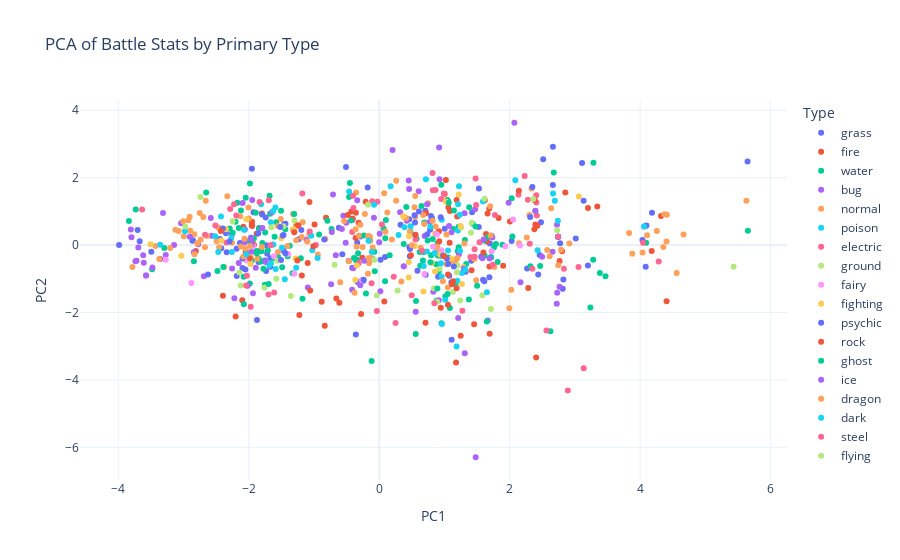

Write notebook code for a chart like this one.
### Code cell
# Create interactive scatter plot for Battle Stats PCA colored by type1
if 'type1' in pokemon_clean.columns:
    fig = px.scatter(
        pokemon_clean, 
        x='battle_pc1', 
        y='battle_pc2',
        color='type1',
        hover_name='name' if 'name' in pokemon_clean.columns else None,
        title='PCA of Battle Stats by Primary Type',
        labels={'battle_pc1': 'PC1', 'battle_pc2': 'PC2'},
        template='plotly_white'
    )
    fig.update_layout(legend_title_text='Type')
    fig.show()

### Figure 1 — Plotly figure (JSON) as saved in the notebook; plotly's stock layout.template omitted (floating-point values rounded to 4 significant figures)
{"data": [{"hovertemplate": "<b>%{hovertext}</b><br><br>type1=grass<br>PC1=%{x}<br>PC2=%{y}<extra></extra>", "hovertext": ["Bulbasaur", "Ivysaur", "Venusaur", "Oddish", "Gloom", "Vileplume", "Bellsprout", "Weepinbell", "Victreebel", "Exeggcute", "Exeggutor", "Tangela", "Chikorita", "Bayleef", "Meganium", "Bellossom", "Hoppip", "Skiploom", "Jumpluff", "Sunkern", "Sunflora", "Treecko", "Grovyle", "Sceptile", "Seedot", "Nuzleaf", "Shiftry", "Shroomish", "Breloom", "Roselia", "Cacnea", "Cacturne", "Tropius", "Turtwig", "Grotle", "Torterra", "Budew", "Roserade", "Cherubi", "Cherrim", "Carnivine", "Snover", "Abomasnow", "Tangrowth", "Leafeon", "Shaymin", "Snivy", "Servine", "Serperior", "Pansage", "Simisage", "Cottonee", "Whimsicott", "Petilil", "Lilligant", "Maractus", "Foongus", "Amoonguss", "Ferroseed", "Ferrothorn", "Virizion", "Chespin", "Quilladin", "Chesnaught", "Skiddo", "Gogoat", "Rowlet", "Dartrix", "Decidueye", "Fomantis", "Lurantis", "Morelull", "Shiinotic", "Bounsweet", "Steenee", "Tsareena", "Tapu Bulu", "Kartana"], "legendgroup": "grass", "marker": {"color": "#636efa", "symbol": "circle"}, "mode": "markers", "name": "grass", "orientation": "v", "showlegend": true, "type": "scatter", "x": [-1.732, -0.3368, 3.199, -1.668, -0.4676, 1.069, -2.06, -0.6183, 1.004, -1.67, 1.712, 0.02133, -1.752, -0.3589, 1.564, 1.073, -2.862, -1.458, 0.4594, -3.987, 0.08897, -1.927, -0.434, 3.109, -3.357, -1.437, 0.81, -2.096, 0.462, -0.4116, -1.467, 0.78, 0.5864, -1.733, -0.3309, 1.592, -2.349, 1.424, -2.421, 0.3272, 0.4705, -1.464, 2.813, 1.689, 1.412, 2.662, -1.965, -0.2886, 1.526, -1.84, 1.046, -2.443, 0.7077, -2.338, 0.7934, 0.5512, -2.051, 0.7121, -1.873, 1.11, 2.48, -1.849, -0.4126, 1.611, -1.234, 1.722, -1.717, -0.09989, 1.696, -2.855, 0.9029, -2.183, -0.2428, -3.493, -2.256, 1.324, 2.267, 2.03], "xaxis": "x", "y": [-0.001251, 0.07042, -0.6052, -0.3922, -0.4677, -0.4459, 0.4634, 0.515, 0.4844, -0.6383, -0.3588, -0.4355, -0.46, -0.417, -0.3482, -0.9072, 0.1278, 0.6283, 0.7699, 0.005962, -0.3548, 0.9761, 1.466, 2.435, -0.4083, 0.6368, 0.7948, -0.6798, -0.05734, 0.7501, 0.2972, 0.4552, -0.7589, -0.7655, -1.093, -1.024, 0.3526, 0.9716, -0.09233, 0.6042, -0.3316, -0.1671, -1.293, -0.9566, -0.4646, 1.781, 0.2206, 0.256, 0.5356, 0.4988, 1.333, 0.1808, 1.022, -0.2131, 0.8663, 0.2985, -0.722, -0.8804, -2.222, -2.806, 0.6788, -0.5041, -0.6727, -1.07, 0.1751, 0.2808, -0.2597, -0.4127, 0.0471, 0.1442, -0.9389, -0.9172, -1.059, -0.1934, 0.3295, -0.787, -0.6949, 0.1194], "yaxis": "y"}, {"hovertemplate": "<b>%{hovertext}</b><br><br>type1=fire<br>PC1=%{x}<br>PC2=%{y}<extra></extra>", "hovertext": ["Charmander", "Charmeleon", "Charizard", "Vulpix", "Ninetales", "Growlithe", "Arcanine", "Ponyta", "Rapidash", "Magmar", "Flareon", "Moltres", "Cyndaquil", "Quilava", "Typhlosion", "Slugma", "Magcargo", "Magby", "Entei", "Ho-Oh", "Torchic", "Combusken", "Blaziken", "Numel", "Camerupt", "Torkoal", "Chimchar", "Monferno", "Infernape", "Magmortar", "Heatran", "Tepig", "Pignite", "Emboar", "Pansear", "Simisear", "Darumaka", "Darmanitan", "Heatmor", "Fennekin", "Braixen", "Delphox", "Fletchinder", "Talonflame", "Litleo", "Pyroar", "Volcanion", "Litten", "Torracat", "Incineroar", "Oricorio", "Turtonator"], "legendgroup": "fire", "marker": {"color": "#EF553B", "symbol": "circle"}, "mode": "markers", "name": "fire", "orientation": "v", "showlegend": true, "type": "scatter", "x": [-1.951, -0.4088, 3.343, -2.083, 1.196, -1.269, 2.004, -0.3579, 1.084, 1.06, 1.652, 2.424, -1.951, -0.4088, 1.661, -2.811, 0.07829, -1.069, 2.394, 4.177, -1.88, -0.3608, 3.2, -1.938, 2.284, 0.7095, -1.952, -0.4274, 1.619, 1.83, 2.803, -1.92, -0.1401, 1.638, -1.84, 1.046, -1.824, 1.9, 0.9152, -1.948, -0.315, 1.687, -0.8146, 1.004, -0.9906, 1.187, 2.765, -1.799, -0.2075, 1.69, 0.7175, 0.944], "xaxis": "x", "y": [0.6935, 0.7833, 1.144, 0.5418, 0.8479, 0.5834, 0.6972, 0.9586, 1.01, 1.115, 0.11, 0.5736, 0.6935, 0.7833, 0.9352, -0.1711, -1.674, 1.28, 0.6133, -0.1778, 0.3398, 0.2101, 1.103, 0.05686, -1.272, -2.304, 0.5942, 0.9949, 1.334, 0.8026, -0.1806, 0.007072, 0.1401, 0.3305, 0.4988, 1.333, -0.1676, -0.6104, 0.4132, 0.5659, 0.6629, 1.084, 0.8128, 1.516, 0.6092, 1.342, -0.4736, 0.9387, 1.284, -0.6317, 0.9527, -1.86], "yaxis": "y"}, {"hovertemplate": "<b>%{hovertext}</b><br><br>type1=water<br>PC1=%{x}<br>PC2=%{y}<extra></extra>", "hovertext": ["Squirtle", "Wartortle", "Blastoise", "Psyduck", "Golduck", "Poliwag", "Poliwhirl", "Poliwrath", "Tentacool", "Tentacruel", "Slowpoke", "Slowbro", "Seel", "Dewgong", "Shellder", "Cloyster", "Krabby", "Kingler", "Horsea", "Seadra", "Goldeen", "Seaking", "Staryu", "Starmie", "Magikarp", "Gyarados", "Lapras", "Vaporeon", "Totodile", "Croconaw", "Feraligatr", "Chinchou", "Lanturn", "Marill", "Azumarill", "Politoed", "Wooper", "Quagsire", "Slowking", "Qwilfish", "Corsola", "Remoraid", "Octillery", "Mantine", "Kingdra", "Suicune", "Mudkip", "Marshtomp", "Swampert", "Lotad", "Lombre", "Ludicolo", "Wingull", "Pelipper", "Carvanha", "Sharpedo", "Wailmer", "Wailord", "Barboach", "Whiscash", "Corphish", "Crawdaunt", "Feebas", "Milotic", "Clamperl", "Huntail", "Gorebyss", "Relicanth", "Luvdisc", "Kyogre", "Piplup", "Prinplup", "Empoleon", "Buizel", "Floatzel", "Shellos", "Gastrodon", "Finneon", "Lumineon", "Mantyke", "Palkia", "Phione", "Manaphy", "Oshawott", "Dewott", "Samurott", "Panpour", "Simipour", "Tympole", "Palpitoad", "Seismitoad", "Basculin", "Tirtouga", "Carracosta", "Ducklett", "Swanna", "Frillish", "Jellicent", "Alomomola", "Keldeo", "Froakie", "Frogadier", "Greninja", "Clauncher", "Clawitzer", "Popplio", "Brionne", "Primarina", "Wishiwashi", "Dewpider", "Araquanid", "Pyukumuku", "Bruxish", "Tapu Fini"], "legendgroup": "water", "marker": {"color": "#00cc96", "symbol": "circle"}, "mode": "markers", "name": "water", "orientation": "v", "showlegend": true, "type": "scatter", "x": [-1.815, -0.3544, 3.28, -1.748, 1.136, -2.175, -0.794, 1.334, -1.439, 1.432, -1.753, 2.625, -1.607, 0.7964, -2.077, 1.375, -1.774, 0.6297, -2.246, 0.06672, -1.79, 0.3762, -1.505, 1.38, -3.836, 3.468, 1.816, 1.671, -1.843, -0.3859, 1.617, -1.578, 0.5723, -2.84, -0.06811, 1.219, -3.48, 0.08995, 1.171, 0.09288, -0.2026, -2.119, 0.8986, 1.057, 1.789, 2.467, -1.88, -0.3396, 3.383, -3.294, -1.371, 0.8957, -2.652, 0.1608, -2.047, 2.031, -0.4331, 1.218, -2.292, 0.6814, -1.951, 0.6202, -3.732, 1.889, -1.329, 0.9155, 0.921, 0.8804, -1.672, 5.652, -1.802, -0.324, 1.715, -1.68, 0.9514, -1.58, 0.8743, -1.604, 0.4785, -1.201, 4.076, 0.8198, 2.743, -1.922, -0.2339, 1.608, -1.84, 1.046, -2.203, -0.7307, 1.314, 0.4155, -1.176, 1.083, -1.989, 0.648, -1.401, 0.941, 0.6708, 2.395, -1.892, -0.4615, 3.284, -1.552, 1.204, -1.707, -0.07377, 1.76, 3.237, -2.479, 0.5639, -0.1163, 0.6912, 2.317], "xaxis": "x", "y": [-0.4888, -0.4454, -0.4333, 0.3736, 0.4769, 1.258, 0.7218, -0.5595, 0.4691, 0.6321, -1.176, -2.557, -0.3873, -0.3012, -0.9417, -1.613, -0.7004, -0.6144, 0.3686, 0.4957, 0.06525, 0.03414, 1.022, 1.126, 0.7137, -0.9221, -0.5013, 0.2466, -0.412, -0.3798, -0.3126, 0.677, 0.1901, -0.4819, -0.7748, -0.06208, -0.7177, -1.069, -1.137, 0.2066, -1.433, 1.023, -0.3043, -0.364, 0.03018, -0.619, -0.1758, -0.442, -0.8244, -0.08861, -0.01981, 0.05909, 1.558, -0.302, 1.408, 1.387, 0.733, 0.5451, 0.4928, -0.204, -0.4535, -0.2063, 1.058, 0.009056, -0.8354, -0.7729, -0.5819, -1.652, 0.9317, 0.4264, -0.1826, -0.2391, -0.3633, 1.462, 1.793, -0.3688, -0.5662, 0.2518, 0.4016, -0.388, 0.5601, 0.178, 0.2468, 0.1982, 0.2832, 0.1375, 0.4988, 1.333, 0.6933, 0.4783, 0.1552, 1.133, -1.588, -1.869, 0.1165, 1.161, -0.3269, -0.3141, -0.4588, 1.016, 0.9605, 1.426, 2.446, -0.339, -0.1727, -0.1501, -0.1993, -0.0633, -1.854, -0.7691, -1.658, -3.436, 0.6743, -0.6289], "yaxis": "y"}, {"hovertemplate": "<b>%{hovertext}</b><br><br>type1=bug<br>PC1=%{x}<br>PC2=%{y}<extra></extra>", "hovertext": ["Caterpie", "Metapod", "Butterfree", "Weedle", "Kakuna", "Beedrill", "Paras", "Parasect", "Venonat", "Venomoth", "Scyther", "Pinsir", "Ledyba", "Ledian", "Spinarak", "Ariados", "Yanma", "Pineco", "Forretress", "Scizor", "Shuckle", "Heracross", "Wurmple", "Silcoon", "Beautifly", "Cascoon", "Dustox", "Surskit", "Masquerain", "Nincada", "Ninjask", "Shedinja", "Volbeat", "Illumise", "Kricketot", "Kricketune", "Burmy", "Wormadam", "Mothim", "Combee", "Vespiquen", "Yanmega", "Sewaddle", "Swadloon", "Leavanny", "Venipede", "Whirlipede", "Scolipede", "Dwebble", "Crustle", "Karrablast", "Escavalier", "Joltik", "Galvantula", "Shelmet", "Accelgor", "Durant", "Larvesta", "Volcarona", "Genesect", "Scatterbug", "Spewpa", "Vivillon", "Grubbin", "Charjabug", "Vikavolt", "Cutiefly", "Ribombee", "Wimpod", "Golisopod", "Buzzwole", "Pheromosa"], "legendgroup": "bug", "marker": {"color": "#ab63fa", "symbol": "circle"}, "mode": "markers", "name": "bug", "orientation": "v", "showlegend": true, "type": "scatter", "x": [-3.798, -3.608, -0.5045, -3.807, -3.618, 0.9251, -2.255, -0.2909, -1.958, 0.3209, 1.07, 2.657, -2.568, -0.5723, -2.842, -0.3971, -0.7076, -2.22, 0.5599, 2.729, 1.479, 2.764, -3.72, -3.574, -0.5502, -3.574, -0.6653, -2.582, 0.4228, -2.688, 0.2052, -3.144, 4.667e-05, 0.007159, -3.736, -0.7268, -3.272, 0.01791, -0.08086, -3.038, 0.8295, 1.308, -1.892, -0.7369, 1.108, -2.774, -1.094, 0.7751, -1.744, 0.9134, -1.853, 1.211, -1.791, 0.6054, -1.935, 0.9187, 0.6971, -1.114, 1.984, 2.726, -3.692, -3.475, -0.3369, -2.061, -0.4139, 1.222, -2.093, 0.4526, -3.314, 1.665, 2.166, 2.072], "xaxis": "x", "y": [0.2314, -0.5267, 0.665, 0.4603, -0.2977, 1.954, -0.693, -1.188, -0.2048, 0.9715, 0.5707, -0.1996, 0.2783, 0.4757, -0.2102, -0.6878, 1.505, -1.577, -1.977, -1.413, -6.293, -1.232, -0.4661, -0.8977, 0.8741, -0.8977, -0.299, 0.8032, 0.7248, -0.9229, 2.821, 0.004781, 0.08723, 0.3355, -0.4807, 0.3881, -0.2938, -1.365, 0.8132, 0.6509, -1.385, 0.9454, -0.6737, -1.16, 0.3827, 0.023, -1.261, 0.6827, -0.5032, -1.634, 0.3571, -2.159, 0.5067, 1.595, -1.429, 2.895, 0.2722, 0.1585, 1.255, 0.6041, -0.07236, -0.6603, 1.329, 0.1645, -1.327, -0.2688, 1.252, 1.915, 0.95, -2.235, -1.099, 3.63], "yaxis": "y"}, {"hovertemplate": "<b>%{hovertext}</b><br><br>type1=normal<br>PC1=%{x}<br>PC2=%{y}<extra></extra>", "hovertext": ["Pidgey", "Pidgeotto", "Pidgeot", "Rattata", "Raticate", "Spearow", "Fearow", "Jigglypuff", "Wigglytuff", "Meowth", "Persian", "Farfetch'd", "Doduo", "Dodrio", "Lickitung", "Chansey", "Kangaskhan", "Tauros", "Ditto", "Eevee", "Porygon", "Snorlax", "Sentret", "Furret", "Hoothoot", "Noctowl", "Igglybuff", "Aipom", "Girafarig", "Dunsparce", "Teddiursa", "Ursaring", "Porygon2", "Stantler", "Smeargle", "Miltank", "Blissey", "Zigzagoon", "Linoone", "Taillow", "Swellow", "Slakoth", "Vigoroth", "Slaking", "Whismur", "Loudred", "Exploud", "Azurill", "Skitty", "Delcatty", "Spinda", "Swablu", "Zangoose", "Castform", "Kecleon", "Starly", "Staravia", "Staraptor", "Bidoof", "Bibarel", "Ambipom", "Buneary", "Lopunny", "Glameow", "Purugly", "Happiny", "Chatot", "Munchlax", "Lickilicky", "Porygon-Z", "Regigigas", "Arceus", "Patrat", "Watchog", "Lillipup", "Herdier", "Stoutland", "Pidove", "Tranquill", "Unfezant", "Audino", "Minccino", "Cinccino", "Deerling", "Sawsbuck", "Bouffalant", "Rufflet", "Braviary", "Meloetta", "Bunnelby", "Diggersby", "Fletchling", "Furfrou", "Pikipek", "Trumbeak", "Toucannon", "Yungoos", "Gumshoos", "Stufful", "Bewear", "Oranguru", "Type: Null", "Silvally", "Komala", "Drampa"], "legendgroup": "normal", "marker": {"color": "#FFA15A", "symbol": "circle"}, "mode": "markers", "name": "normal", "orientation": "v", "showlegend": true, "type": "scatter", "x": [-2.897, -1.321, 2.335, -2.906, -0.2549, -2.751, 0.1248, -2.454, 0.1949, -2.328, 0.07521, -0.8264, -2.0, 0.5414, -0.5969, 0.6373, 2.574, 0.8622, -2.256, -1.642, -0.4641, 2.026, -3.37, -0.2881, -2.64, 0.4706, -3.431, -1.174, 0.3876, -0.1554, -1.552, 1.199, 1.459, 0.5522, -2.925, 0.8885, 2.142, -3.075, -0.219, -2.659, 0.2601, -2.377, 0.09683, 3.831, -2.995, -1.072, 1.031, -3.782, -2.736, -0.5379, -1.103, -1.87, 0.4134, -0.1415, 0.3392, -3.003, -1.509, 0.8199, -2.832, -0.3123, 0.7493, -1.32, 2.302, -2.004, 0.2601, -3.204, -0.3545, -0.3779, 1.487, 1.7, 3.879, 4.665, -2.788, -0.1681, -2.493, -0.9406, 1.145, -2.671, -1.186, 0.8647, 1.994, -2.131, 0.5518, -1.554, 0.6899, 1.052, -1.273, 1.305, 2.636, -3.122, -0.09999, -2.468, 0.6737, -2.697, -1.236, 0.9399, -2.835, -0.1178, -1.409, 1.168, 1.096, 1.765, 2.262, 0.8879, 1.032], "xaxis": "x", "y": [0.4245, 0.4582, 1.68, 0.8391, -0.05628, 0.952, 0.9693, -0.05951, 0.165, 1.453, 1.539, 0.1799, 0.79, 1.12, -1.104, -0.07568, -0.1417, 0.3369, 0.06789, 0.01455, -0.4774, -1.326, -0.4095, 0.6057, 0.2687, 0.4052, -0.02874, 0.6814, 0.8298, -0.5393, -0.2013, -0.3786, -0.4086, 0.8305, 0.7392, -0.1402, 0.0591, 0.4164, 0.9226, 1.319, 1.91, -0.6487, 0.397, 0.3575, 0.2619, 0.3307, 0.3172, -0.6489, 0.1584, 0.7156, 0.1092, -0.4032, 0.7954, 0.1436, -1.077, 0.7084, 0.7783, 0.7245, -0.2698, 0.2812, 1.24, 0.9252, 0.8934, 1.119, 1.315, -0.08359, 1.564, -1.412, -1.038, 1.154, -0.2558, 0.3156, 0.05477, 0.2675, 0.1124, -0.2775, -0.4425, -0.06254, 0.2383, 0.5516, -1.872, 0.8584, 1.454, 0.5674, 0.6299, -1.26, 0.1437, 0.04553, 1.093, 0.4592, -0.06858, 0.5215, 0.8944, 0.8354, 0.5708, -0.2309, 0.3194, -0.3818, -0.0241, -0.4807, -0.481, -0.6496, 0.2296, -0.04377, -0.5656], "yaxis": "y"}, {"hovertemplate": "<b>%{hovertext}</b><br><br>type1=poison<br>PC1=%{x}<br>PC2=%{y}<extra></extra>", "hovertext": ["Ekans", "Arbok", "Nidoran♀", "Nidorina", "Nidoqueen", "Nidoran♂", "Nidorino", "Nidoking", "Zubat", "Golbat", "Grimer", "Muk", "Koffing", "Weezing", "Crobat", "Gulpin", "Swalot", "Seviper", "Stunky", "Skuntank", "Skorupi", "Drapion", "Croagunk", "Toxicroak", "Trubbish", "Garbodor", "Skrelp", "Dragalge", "Mareanie", "Toxapex", "Salandit", "Salazzle"], "legendgroup": "poison", "marker": {"color": "#19d3f3", "symbol": "circle"}, "mode": "markers", "name": "poison", "orientation": "v", "showlegend": true, "type": "scatter", "x": [-2.268, 0.2967, -2.467, -1.025, 1.239, -2.514, -1.041, 1.206, -2.977, 0.3876, -1.587, 1.268, -1.447, 0.9566, 1.59, -1.994, 0.6828, 0.4817, -1.661, 0.7833, -1.66, 1.054, -2.072, 0.9583, -1.623, 0.7313, -1.684, 1.198, -1.983, 1.186, -1.81, 0.7159], "xaxis": "x", "y": [0.2187, 0.3016, -0.2043, -0.1527, -0.1693, 0.2658, 0.2785, 0.4365, 0.41, 0.5304, -0.7048, -0.8245, -1.015, -0.929, 1.292, -0.3597, -0.6229, 0.5589, 0.6769, 0.5459, -0.5397, -0.163, 0.454, 0.7555, 0.01683, -0.1889, -0.6011, -1.057, -0.3626, -3.007, 1.211, 1.953], "yaxis": "y"}, {"hovertemplate": "<b>%{hovertext}</b><br><br>type1=electric<br>PC1=%{x}<br>PC2=%{y}<extra></extra>", "hovertext": ["Pikachu", "Raichu", "Magnemite", "Magneton", "Voltorb", "Electrode", "Electabuzz", "Jolteon", "Zapdos", "Pichu", "Mareep", "Flaaffy", "Ampharos", "Elekid", "Raikou", "Electrike", "Manectric", "Plusle", "Minun", "Shinx", "Luxio", "Luxray", "Pachirisu", "Magnezone", "Electivire", "Rotom", "Blitzle", "Zebstrika", "Emolga", "Tynamo", "Eelektrik", "Eelektross", "Thundurus", "Helioptile", "Heliolisk", "Dedenne", "Togedemaru", "Tapu Koko", "Xurkitree"], "legendgroup": "electric", "marker": {"color": "#FF6692", "symbol": "circle"}, "mode": "markers", "name": "electric", "orientation": "v", "showlegend": true, "type": "scatter", "x": [-1.834, 0.8627, -1.666, 0.5565, -1.692, 0.8168, 0.9508, 1.477, 2.416, -3.634, -2.344, -0.9706, 3.055, -1.178, 2.409, -2.191, 2.23, -0.402, -0.3951, -2.67, -1.065, 1.537, -0.4138, 1.741, 1.774, 1.462, -2.225, 0.9908, -0.1071, -2.511, -0.316, 1.462, 2.407, -2.285, 0.8217, -0.02735, 0.04168, 2.135, 2.279], "xaxis": "x", "y": [1.278, 1.634, -0.0008758, 0.1674, 1.33, 2.136, 1.366, 1.98, 0.877, 1.055, 0.07436, 0.003854, -0.6517, 1.531, 1.265, 0.8802, 2.053, 1.463, 1.098, 0.3094, 0.4056, 0.08734, 0.3891, -0.5857, 0.8921, -0.1195, 1.216, 1.532, 1.304, 0.5815, -0.5365, -0.3461, 1.48, 1.07, 1.631, 1.29, 0.6153, 1.493, 1.349], "yaxis": "y"}, {"hovertemplate": "<b>%{hovertext}</b><br><br>type1=ground<br>PC1=%{x}<br>PC2=%{y}<extra></extra>", "hovertext": ["Sandshrew", "Sandslash", "Diglett", "Dugtrio", "Cubone", "Marowak", "Rhyhorn", "Rhydon", "Gligar", "Phanpy", "Donphan", "Trapinch", "Vibrava", "Flygon", "Baltoy", "Claydol", "Groudon", "Hippopotas", "Hippowdon", "Rhyperior", "Gliscor", "Drilbur", "Excadrill", "Sandile", "Krokorok", "Krookodile", "Stunfisk", "Golett", "Golurk", "Landorus", "Mudbray", "Mudsdale"], "legendgroup": "ground", "marker": {"color": "#B6E880", "symbol": "circle"}, "mode": "markers", "name": "ground", "orientation": "v", "showlegend": true, "type": "scatter", "x": [-2.123, 0.2823, -2.74, -0.172, -1.757, -0.03719, -1.354, 0.8886, -0.07398, -1.564, 1.131, -2.143, -1.467, 1.417, -2.05, 1.191, 5.432, -1.576, 1.58, 1.712, 1.199, -1.653, 1.255, -2.246, -1.298, 1.406, 0.8391, -1.98, 0.9247, 2.727, -0.6839, 1.241], "xaxis": "x", "y": [-1.201, -1.345, 1.431, 1.199, -1.259, -1.492, -1.509, -1.683, -0.4428, -0.4667, -1.387, -0.8145, 0.5569, 0.6601, -0.1316, -0.8034, -0.6448, -1.001, -1.484, -1.893, -0.6059, 0.5317, 0.5239, 0.7106, 0.7206, 0.3695, -1.28, -0.4578, -0.6975, 0.4425, -0.5839, -1.641], "yaxis": "y"}, {"hovertemplate": "<b>%{hovertext}</b><br><br>type1=fairy<br>PC1=%{x}<br>PC2=%{y}<extra></extra>", "hovertext": ["Clefairy", "Clefable", "Cleffa", "Togepi", "Togetic", "Snubbull", "Granbull", "Togekiss", "Flabébé", "Floette", "Florges", "Spritzee", "Aromatisse", "Swirlix", "Slurpuff", "Sylveon", "Xerneas", "Comfey"], "legendgroup": "fairy", "marker": {"color": "#FF97FF", "symbol": "circle"}, "mode": "markers", "name": "fairy", "orientation": "v", "showlegend": true, "type": "scatter", "x": [-1.611, 0.9555, -3.272, -2.878, -0.267, -2.034, 0.3842, 1.934, -1.93, 2.052, 2.157, -1.3, 0.6931, -1.394, 0.8248, 1.723, 4.059, 0.8847], "xaxis": "x", "y": [-0.327, -0.1486, -0.4319, -1.122, -1.033, -0.4556, -0.6348, -0.03383, -0.02655, 0.7626, -0.01488, -0.8457, -0.8552, -0.2614, -0.05121, -0.1821, 0.5542, 0.3176], "yaxis": "y"}, {"hovertemplate": "<b>%{hovertext}</b><br><br>type1=fighting<br>PC1=%{x}<br>PC2=%{y}<extra></extra>", "hovertext": ["Mankey", "Primeape", "Machop", "Machoke", "Machamp", "Hitmonlee", "Hitmonchan", "Tyrogue", "Hitmontop", "Makuhita", "Hariyama", "Meditite", "Medicham", "Riolu", "Lucario", "Timburr", "Gurdurr", "Conkeldurr", "Throh", "Sawk", "Mienfoo", "Mienshao", "Pancham", "Pangoro", "Hawlucha", "Crabrawler", "Crabominable", "Passimian"], "legendgroup": "fighting", "marker": {"color": "#FECB52", "symbol": "circle"}, "mode": "markers", "name": "fighting", "orientation": "v", "showlegend": true, "type": "scatter", "x": [-2.035, 0.3682, -1.97, -0.344, 1.292, 0.4565, 0.455, -3.506, 0.4523, -3.033, 0.8056, -2.42, 1.248, -2.349, 3.06, -1.974, -0.3672, 1.267, 0.6774, 0.5452, -1.297, 1.219, -1.282, 1.103, 1.023, -1.5, 0.8563, 0.9332], "xaxis": "x", "y": [0.7703, 0.8564, -0.361, -0.6013, -0.6504, 0.266, -0.5032, 0.02316, -0.9576, -0.3121, -0.5269, 0.1363, 0.5667, 0.4732, 1.442, -0.5617, -1.038, -1.151, -1.373, -0.02628, 0.4875, 1.5, -0.3981, -0.3955, 1.288, 0.2037, -0.7811, -0.2787], "yaxis": "y"}, {"hovertemplate": "<b>%{hovertext}</b><br><br>type1=psychic<br>PC1=%{x}<br>PC2=%{y}<extra></extra>", "hovertext": ["Abra", "Kadabra", "Alakazam", "Drowzee", "Hypno", "Mr. Mime", "Mewtwo", "Mew", "Natu", "Xatu", "Espeon", "Unown", "Wobbuffet", "Lugia", "Celebi", "Ralts", "Kirlia", "Gardevoir", "Spoink", "Grumpig", "Chimecho", "Wynaut", "Deoxys", "Chingling", "Mime Jr.", "Gallade", "Uxie", "Mesprit", "Azelf", "Cresselia", "Victini", "Munna", "Musharna", "Woobat", "Swoobat", "Sigilyph", "Gothita", "Gothorita", "Gothitelle", "Solosis", "Duosion", "Reuniclus", "Elgyem", "Beheeyem", "Espurr", "Meowstic", "Hoopa", "Tapu Lele", "Cosmog", "Cosmoem", "Solgaleo", "Lunala", "Necrozma"], "legendgroup": "psychic", "marker": {"color": "#636efa", "symbol": "circle"}, "mode": "markers", "name": "psychic", "orientation": "v", "showlegend": true, "type": "scatter", "x": [-1.951, -0.5092, 2.664, -1.506, 0.9796, 0.5486, 5.646, 2.743, -1.795, 0.6087, 1.529, -1.478, -0.2374, 4.085, 2.743, -3.702, -2.397, 3.134, -1.517, 0.7371, 0.4728, -2.624, 2.514, -2.293, -1.856, 3.013, 2.437, 2.459, 2.347, 2.823, 2.743, -2.096, 1.106, -1.74, -0.1767, 0.9425, -2.186, -0.5651, 1.057, -2.134, -0.8418, 1.143, -1.438, 1.036, -1.193, 0.5425, 4.181, 2.315, -3.672, -0.358, 4.036, 4.097, 2.773], "xaxis": "x", "y": [2.264, 2.316, 2.916, -0.4389, -0.3067, 0.6701, 2.481, 0.2468, 0.9086, 0.9946, 1.676, 0.282, -1.027, -0.6389, 0.2468, 0.4508, 0.4953, 1.316, 0.5339, 0.3261, -0.1115, -0.871, 2.545, 0.1087, 0.347, 0.1929, -0.8721, -0.2906, 1.722, -1.021, 0.2468, -0.3976, -1.112, 0.8198, 1.709, 0.8304, -0.1071, -0.2697, -0.5579, 0.06184, 0.1662, -0.6341, -0.2416, -0.3968, 0.4482, 0.8849, 0.9614, 0.8362, 0.1112, -2.655, 0.1534, 0.5844, 0.0588], "yaxis": "y"}, {"hovertemplate": "<b>%{hovertext}</b><br><br>type1=rock<br>PC1=%{x}<br>PC2=%{y}<extra></extra>", "hovertext": ["Geodude", "Graveler", "Golem", "Onix", "Omanyte", "Omastar", "Kabuto", "Kabutops", "Aerodactyl", "Sudowoodo", "Larvitar", "Pupitar", "Tyranitar", "Nosepass", "Lunatone", "Solrock", "Lileep", "Cradily", "Anorith", "Armaldo", "Regirock", "Cranidos", "Rampardos", "Shieldon", "Bastiodon", "Bonsly", "Probopass", "Roggenrola", "Boldore", "Gigalith", "Archen", "Archeops", "Terrakion", "Binacle", "Barbaracle", "Tyrunt", "Tyrantrum", "Amaura", "Aurorus", "Carbink", "Diancie", "Rockruff", "Lycanroc", "Minior", "Nihilego"], "legendgroup": "rock", "marker": {"color": "#EF553B", "symbol": "circle"}, "mode": "markers", "name": "rock", "orientation": "v", "showlegend": true, "type": "scatter", "x": [-2.099, -0.657, 1.053, -0.8817, -1.186, 1.055, -1.255, 0.9976, 2.853, -0.2778, -2.045, -0.2601, 4.405, -0.8346, 0.5575, 0.486, -1.058, 1.187, -1.243, 1.115, 2.405, -1.302, 1.08, -1.224, 1.178, -2.2, 1.693, -2.395, -0.6107, 1.455, -0.4805, 2.141, 2.379, -1.982, 1.132, -1.096, 1.416, -1.009, 1.597, 1.249, 4.32, -2.427, 0.9196, 1.022, 2.383], "xaxis": "x", "y": [-1.637, -1.585, -1.769, -1.683, -0.8983, -0.873, -0.4579, -0.3304, 1.557, -2.046, -0.1956, -0.371, -1.664, -2.395, 0.3081, -0.2981, -1.345, -1.283, 0.59, -1.161, -3.335, 0.3826, 0.07278, -2.074, -3.482, -2.114, -2.632, -1.505, -1.707, -2.35, 0.8924, 1.613, 0.4713, -0.3893, -1.075, -0.5341, -0.7461, -0.03622, -0.2225, -2.691, 0.8617, 0.4174, 0.112, 1.931, 1.339], "yaxis": "y"}, {"hovertemplate": "<b>%{hovertext}</b><br><br>type1=ghost<br>PC1=%{x}<br>PC2=%{y}<extra></extra>", "hovertext": ["Gastly", "Haunter", "Gengar", "Misdreavus", "Shuppet", "Banette", "Duskull", "Dusclops", "Drifloon", "Drifblim", "Mismagius", "Spiritomb", "Dusknoir", "Giratina", "Yamask", "Cofagrigus", "Litwick", "Lampent", "Chandelure", "Phantump", "Trevenant", "Pumpkaboo", "Gourgeist", "Sandygast", "Palossand", "Mimikyu", "Dhelmise"], "legendgroup": "ghost", "marker": {"color": "#00cc96", "symbol": "circle"}, "mode": "markers", "name": "ghost", "orientation": "v", "showlegend": true, "type": "scatter", "x": [-1.982, -0.4492, 2.676, 0.1028, -2.152, 2.041, -2.075, 0.5595, -1.303, 1.145, 1.067, 1.013, 1.649, 4.092, -1.983, 0.9549, -2.389, -0.921, 1.477, -1.875, 0.7858, -1.487, 1.049, -1.694, 0.8911, 0.7434, 1.501], "xaxis": "x", "y": [1.831, 1.841, 2.156, 0.745, 0.5097, 0.2575, -1.757, -2.64, 0.9262, 1.027, 1.254, -1.521, -2.265, 0.06887, -1.138, -2.315, -0.6514, 0.3166, 0.5543, -0.2523, -0.506, -0.6555, -1.453, -1.15, -1.288, 0.139, -1.208], "yaxis": "y"}, {"hovertemplate": "<b>%{hovertext}</b><br><br>type1=ice<br>PC1=%{x}<br>PC2=%{y}<extra></extra>", "hovertext": ["Jynx", "Articuno", "Swinub", "Piloswine", "Delibird", "Smoochum", "Snorunt", "Glalie", "Spheal", "Sealeo", "Walrein", "Regice", "Glaceon", "Mamoswine", "Froslass", "Vanillite", "Vanillish", "Vanilluxe", "Cubchoo", "Beartic", "Cryogonal", "Bergmite", "Avalugg"], "legendgroup": "ice", "marker": {"color": "#ab63fa", "symbol": "circle"}, "mode": "markers", "name": "ice", "orientation": "v", "showlegend": true, "type": "scatter", "x": [0.4588, 2.497, -2.904, 0.3744, -1.643, -1.946, -2.064, 2.393, -2.153, -0.2299, 1.693, 2.722, 1.581, 1.602, 0.7345, -1.956, -0.5135, 1.734, -1.964, 1.298, 1.47, -2.017, 1.312], "xaxis": "x", "y": [1.662, -0.3442, 0.2489, -0.626, 0.9718, 1.339, 0.07477, 1.023, -0.5313, -0.4625, -0.3937, -1.736, -0.3932, 0.1672, 1.21, 0.01588, 0.06748, 0.2255, 0.182, -0.6964, 1.067, -1.203, -3.211], "yaxis": "y"}, {"hovertemplate": "<b>%{hovertext}</b><br><br>type1=dragon<br>PC1=%{x}<br>PC2=%{y}<extra></extra>", "hovertext": ["Dratini", "Dragonair", "Dragonite", "Altaria", "Bagon", "Shelgon", "Salamence", "Latias", "Latios", "Rayquaza", "Gible", "Gabite", "Garchomp", "Axew", "Fraxure", "Haxorus", "Druddigon", "Reshiram", "Zekrom", "Kyurem", "Goomy", "Sliggoo", "Goodra", "Zygarde", "Jangmo-o", "Hakamo-o", "Kommo-o"], "legendgroup": "dragon", "marker": {"color": "#FFA15A", "symbol": "circle"}, "mode": "markers", "name": "dragon", "orientation": "v", "showlegend": true, "type": "scatter", "x": [-2.065, -0.1425, 2.787, 2.613, -2.121, -0.1726, 4.256, 4.404, 4.371, 5.628, -2.048, -0.3615, 4.355, -1.797, -0.3464, 1.707, 0.9758, 4.106, 4.037, 4.409, -1.978, 0.5016, 2.915, 4.559, -2.083, -0.1622, 2.744], "xaxis": "x", "y": [0.1877, 0.2565, -0.135, -0.3319, -0.04409, -0.8525, 0.4162, 0.1052, 0.916, 1.316, -0.09888, 0.4707, -0.05428, -0.05374, -0.04805, 0.2843, -1.071, 0.2935, -0.2172, 0.9031, -0.02618, -0.0009785, 0.04489, -0.8297, -0.3343, -0.3814, -0.5937], "yaxis": "y"}, {"hovertemplate": "<b>%{hovertext}</b><br><br>type1=dark<br>PC1=%{x}<br>PC2=%{y}<extra></extra>", "hovertext": ["Umbreon", "Murkrow", "Sneasel", "Houndour", "Houndoom", "Poochyena", "Mightyena", "Sableye", "Absol", "Honchkrow", "Weavile", "Darkrai", "Purrloin", "Liepard", "Scraggy", "Scrafty", "Zorua", "Zoroark", "Pawniard", "Bisharp", "Vullaby", "Mandibuzz", "Deino", "Zweilous", "Hydreigon", "Inkay", "Malamar", "Yveltal", "Guzzlord"], "legendgroup": "dark", "marker": {"color": "#19d3f3", "symbol": "circle"}, "mode": "markers", "name": "dark", "orientation": "v", "showlegend": true, "type": "scatter", "x": [1.652, -0.4608, -0.07831, -1.591, 2.692, -3.357, -0.1642, 0.9619, 2.087, 1.236, 1.208, 2.665, -2.425, 0.1755, -1.272, 1.013, -1.624, 1.223, -1.49, 0.9473, -0.9447, 1.32, -2.037, -0.114, 2.739, -2.258, 0.8507, 4.059, 2.429], "xaxis": "x", "y": [-1.396, 1.587, 1.196, 1.115, 1.318, 0.01182, 0.1272, -2.338, 1.921, 0.9046, 1.214, 1.528, 0.8453, 1.75, -0.6737, -1.62, 1.012, 1.748, -0.07962, -0.5379, -0.3829, -0.7247, -0.2737, -0.2049, 0.7218, -0.2008, -0.2354, 0.5542, -0.149], "yaxis": "y"}, {"hovertemplate": "<b>%{hovertext}</b><br><br>type1=steel<br>PC1=%{x}<br>PC2=%{y}<extra></extra>", "hovertext": ["Steelix", "Skarmory", "Mawile", "Aron", "Lairon", "Aggron", "Beldum", "Metang", "Metagross", "Registeel", "Jirachi", "Bronzor", "Bronzong", "Dialga", "Klink", "Klang", "Klinklang", "Cobalion", "Honedge", "Doublade", "Aegislash", "Klefki", "Celesteela", "Magearna"], "legendgroup": "steel", "marker": {"color": "#FF6692", "symbol": "circle"}, "mode": "markers", "name": "steel", "orientation": "v", "showlegend": true, "type": "scatter", "x": [2.891, 0.4987, 0.845, -1.61, -0.03603, 3.135, -2.04, -0.1174, 4.284, 2.564, 2.743, -1.97, 1.275, 4.045, -2.027, 0.2234, 1.398, 2.308, -1.697, 0.2506, 1.485, 0.6574, 2.348, 2.832], "xaxis": "x", "y": [-4.316, -1.486, -1.724, -1.402, -1.954, -3.651, -1.197, -1.128, -0.4862, -2.536, 0.2468, -1.828, -1.949, 0.06927, -0.91, -0.9349, -0.353, 0.03981, -1.464, -2.312, 1.189, -0.164, -0.7012, -0.6995], "yaxis": "y"}, {"hovertemplate": "<b>%{hovertext}</b><br><br>type1=flying<br>PC1=%{x}<br>PC2=%{y}<extra></extra>", "hovertext": ["Tornadus", "Noibat", "Noivern"], "legendgroup": "flying", "marker": {"color": "#B6E880", "symbol": "circle"}, "mode": "markers", "name": "flying", "orientation": "v", "showlegend": true, "type": "scatter", "x": [2.362, -2.973, 1.614], "xaxis": "x", "y": [1.37, 0.5532, 1.377], "yaxis": "y"}], "layout": {"legend": {"title": {"text": "Type"}, "tracegroupgap": 0}, "title": {"text": "PCA of Battle Stats by Primary Type"}, "xaxis": {"anchor": "y", "domain": [0, 1], "title": {"text": "PC1"}}, "yaxis": {"anchor": "x", "domain": [0, 1], "title": {"text": "PC2"}}}}
